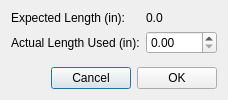
<?xml version="1.0" encoding="UTF-8"?>
<ui version="4.0">
    <class>ValidateLogLengthDialog</class>
    <widget class="QDialog" name="ValidateLogLengthDialog">
        <property name="windowTitle">
            <string>Confirm Actual Length Used</string>
        </property>
        <layout class="QVBoxLayout" name="verticalLayout">
            <item>
                <layout class="QFormLayout" name="formLayout">
                    <item row="0" column="0">
                        <widget class="QLabel" name="expectedLabel">
                            <property name="text">
                                <string>Expected Length (in):</string>
                            </property>
                        </widget>
                    </item>
                    <item row="0" column="1">
                        <widget class="QLabel" name="expectedLengthValueLabel">
                            <property name="text">
                                <string>0.0</string>
                            </property>
                        </widget>
                    </item>
                    <item row="1" column="0">
                        <widget class="QLabel" name="actualLabel">
                            <property name="text">
                                <string>Actual Length Used (in):</string>
                            </property>
                        </widget>
                    </item>
                    <item row="1" column="1">
                        <widget class="QDoubleSpinBox" name="ValidateLogLengthSpin">
                            <property name="minimum">
                                <double>0.0</double>
                            </property>
                            <property name="maximum">
                                <double>1000.0</double>
                            </property>
                            <property name="value">
                                <double>0.0</double>
                            </property>
                            <property name="singleStep">
                                <double>0.25</double>
                            </property>
                        </widget>
                    </item>
                </layout>
            </item>
            <item>
                <layout class="QHBoxLayout" name="buttonLayout">
                    <item>
                        <spacer name="spacer">
                            <property name="orientation">
                                <enum>Qt::Horizontal</enum>
                            </property>
                            <property name="sizeHint" stdset="0">
                                <size>
                                    <width>40</width>
                                    <height>20</height>
                                </size>
                            </property>
                        </spacer>
                    </item>
                    <item>
                        <widget class="QPushButton" name="cancelButton">
                            <property name="text">
                                <string>Cancel</string>
                            </property>
                        </widget>
                    </item>
                    <item>
                        <widget class="QPushButton" name="okButton">
                            <property name="text">
                                <string>OK</string>
                            </property>
                        </widget>
                    </item>
                </layout>
            </item>
        </layout>
    </widget>
    <resources />
    <connections />
</ui>
